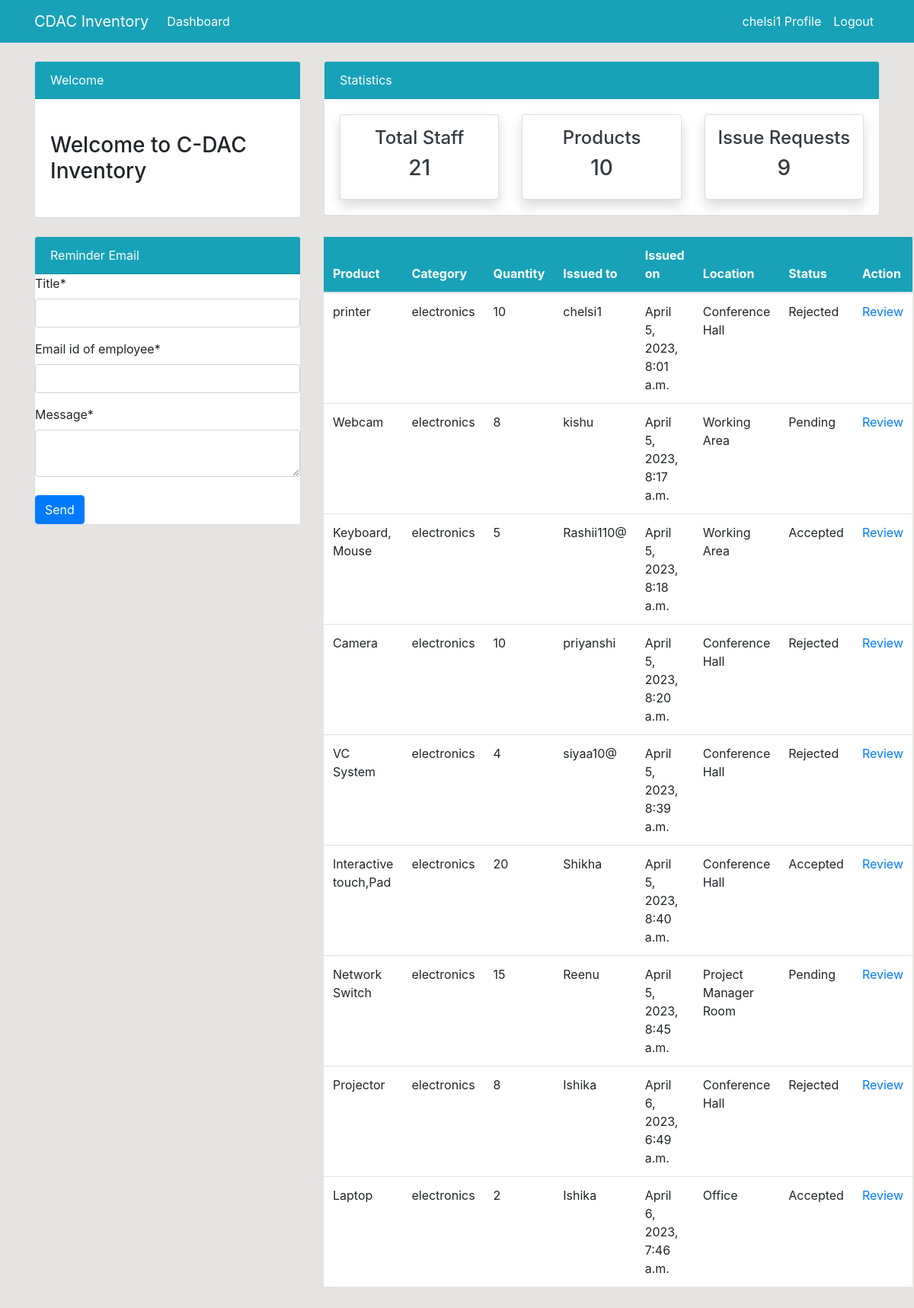
Before: /issueditems/ (signed in) with the older database file.
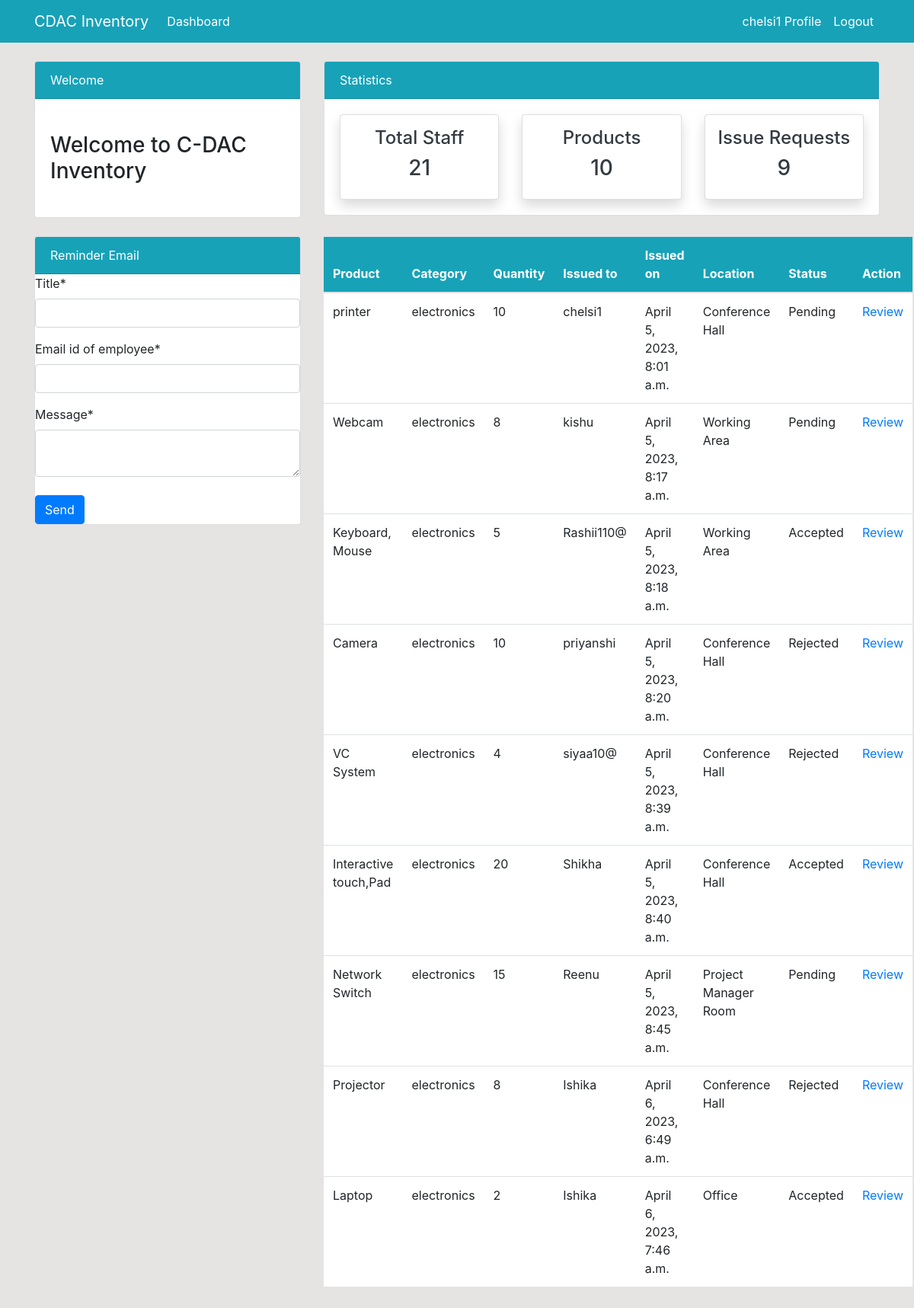
After: the same page with the newer database file.
### dashboard/models.py (models this page shows, shortened)
class Issued_Items(models.Model):
    product=models.ForeignKey(Product,on_delete=models.CASCADE,null=True)
    staff=models.ForeignKey(User,models.CASCADE,null=True)
    issueditem_quantity=models.PositiveIntegerField(null=True)
    date=models.DateTimeField(auto_now_add=True)
    location=models.CharField(max_length=50,null=True)
    STATUS_CHOICES=(('Pending','Pending'),
                    ('Accepted','Accepted'),
                    ('Rejected','Rejected'),)
    status=models.CharField(max_length=10,choices=STATUS_CHOICES,default='Pending')
    is_accepted=models.BooleanField(default='False')
    class Meta:
        verbose_name_plural='Issued_Items'

class Product(models.Model):
    asset=models.CharField(max_length=30,null=True)
    sno=models.CharField(max_length=15,null=True)
    name=models.CharField(max_length=100,null=True)
    category=models.CharField(max_length=20,choices=category,null=True)
    quantity=models.PositiveIntegerField(null=True)
    model=models.CharField(max_length=300,null=True)
    barcode=models.ImageField(upload_to='images/',null=True)
    price=models.PositiveIntegerField(null=True)
    class Meta:
        verbose_name_plural='Product'

### dashboard/views.py (the view)
# urls.py: path('issueditems/',views.issued_items,name='dashboardissueditems'),
@login_required
def issued_items(request):
 items=Issued_Items.objects.all()
 items_count = items.count()
 workers_count =User.objects.all().count()
 product_count =Product.objects.all().count()
 if request.method=='POST':
        emailform=sendemailform(request.POST)
        if emailform.is_valid():
            name=emailform.cleaned_data['title']
            toemail=emailform.cleaned_data['empemail']
            message=emailform.cleaned_data['message']
            send_mail(name,message,'settings.EMAIL_HOST_USER',[toemail],fail_silently=False)
            return redirect('dashboardindex')
 else:
    emailform=sendemailform()
 context={
     'items':items,
     'workers_count': workers_count,
     'items_count': items_count,
     'product_count': product_count,
     'emailform':emailform,
 }
 return render(request,'dashboard/issueditems.html',context)

### dashboard/forms.py
class sendemailform(forms.Form):
    title=forms.CharField(label='Title',max_length=250)
    empemail=forms.EmailField(label='Email id of employee')
    message=forms.CharField(widget=forms.Textarea(attrs={"rows":2, "cols":25}))

### template/dashboard/issueditems.html (shortened to what this page needs)
{% extends 'partials/base.html' %}
{% block content %}
{% include 'partials/topnav.html'%}
{% load crispy_forms_tags %}
<div class="container">
    <div class="row my-4">
        <div class="col-md-4">
            <div class="card">
                <div class="card-header bg-info text-white">
                    Reminder Email
                </div>
                <form method="POST" >
                    {{ emailform|crispy }}
                    <button class="btn btn-primary mt-2" type="submit">Send</button>
                </form>
            </div>
        </div>
        <div class="col-md-8">
            <table class="table bg-white">
                <thead class="bg-info">
                    <tr class="text-white">
                        <th scope="col">Product</th>
                        <th scope="col">Category</th>
                        <th scope="col">Quantity</th>
                        <th scope="col">Issued to</th>
                        <th scope="col">Issued on</th>
                        <th scope="col">Location</th>
                        <th scope="col">Status</th>
                        <th scope="col">Action</th>
                    </tr>
                </thead>
                <tbody>
                    {% for items in items %}
                    <tr>
                        <td>{{ items.product.name }}</td>
                        <td>{{ items.product.category }}</td>
                        <td>{{ items.issueditem_quantity }}</td>
                        <td>
                            {{ items.staff.username }}
                        </td>
                        <td>
                            {{ items.date }}
                        </td>
                        <td>{{ items.location }}</td>
                        <td>
                              {{ items.status }}
                        </td>
                        <td>
                        <a href="{% url 'item_review' items.id %}">Review</a>
                        </td>
                    </tr>
                    {% endfor %}
                </tbody>
            </table>
        </div>
    </div>
</div>
{% endblock %}

Changed rows visible on the page:
changed Issued_Items "April 5, 2023, 8:01 a.m.": status "Rejected" → "Pending"
